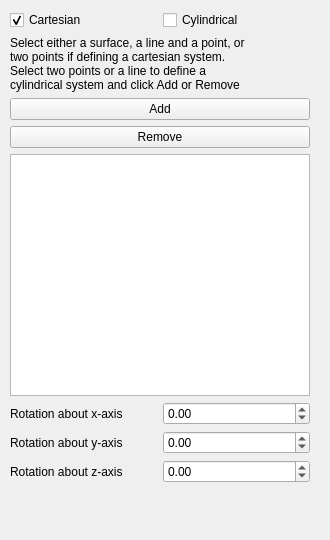
<?xml version="1.0" encoding="UTF-8"?>
<ui version="4.0">
 <class>TaskFemConstraintDisplacement</class>
 <widget class="QWidget" name="TaskFemConstraintDisplacement">
  <property name="enabled">
   <bool>true</bool>
  </property>
  <property name="geometry">
   <rect>
    <x>0</x>
    <y>0</y>
    <width>330</width>
    <height>540</height>
   </rect>
  </property>
  <property name="sizePolicy">
   <sizepolicy hsizetype="Maximum" vsizetype="Maximum">
    <horstretch>3</horstretch>
    <verstretch>80</verstretch>
   </sizepolicy>
  </property>
  <property name="minimumSize">
   <size>
    <width>330</width>
    <height>540</height>
   </size>
  </property>
  <property name="baseSize">
   <size>
    <width>400</width>
    <height>800</height>
   </size>
  </property>
  <property name="windowTitle">
   <string>Prescribed Displacement</string>
  </property>
  <widget class="QWidget" name="layoutWidget">
   <property name="geometry">
    <rect>
     <x>10</x>
     <y>10</y>
     <width>300</width>
     <height>473</height>
    </rect>
   </property>
   <layout class="QVBoxLayout" name="verticalLayout_3">
    <item>
     <layout class="QVBoxLayout" name="verticalLayout">
      <item>
       <layout class="QHBoxLayout" name="horizontalLayout">
        <item>
         <widget class="QCheckBox" name="checkboxCartesian">
          <property name="text">
           <string>Cartesian</string>
          </property>
          <property name="checked">
           <bool>true</bool>
          </property>
         </widget>
        </item>
        <item>
         <widget class="QCheckBox" name="checkboxCylindrical">
          <property name="text">
           <string>Cylindrical</string>
          </property>
         </widget>
        </item>
       </layout>
      </item>
      <item>
       <widget class="QLabel" name="lbl_info">
        <property name="text">
         <string>Select either a surface, a line and a point, or
two points if defining a cartesian system.
Select two points or a line to define a
cylindrical system and click Add or Remove</string>
        </property>
        <property name="alignment">
         <set>Qt::AlignJustify|Qt::AlignVCenter</set>
        </property>
        <property name="wordWrap">
         <bool>false</bool>
        </property>
       </widget>
      </item>
      <item>
       <widget class="QPushButton" name="btnAdd">
        <property name="text">
         <string>Add</string>
        </property>
       </widget>
      </item>
      <item>
       <widget class="QPushButton" name="btnRemove">
        <property name="text">
         <string>Remove</string>
        </property>
       </widget>
      </item>
      <item>
       <widget class="QListWidget" name="lw_references">
        <property name="sizePolicy">
         <sizepolicy hsizetype="MinimumExpanding" vsizetype="MinimumExpanding">
          <horstretch>0</horstretch>
          <verstretch>0</verstretch>
         </sizepolicy>
        </property>
        <property name="minimumSize">
         <size>
          <width>0</width>
          <height>100</height>
         </size>
        </property>
       </widget>
      </item>
     </layout>
    </item>
    <item>
     <layout class="QVBoxLayout" name="verticalLayout_2">
      <item>
       <layout class="QHBoxLayout" name="horizontalLayout_2">
        <item>
         <widget class="QLabel" name="dispx">
          <property name="text">
           <string>Rotation about x-axis</string>
          </property>
         </widget>
        </item>
        <item>
         <widget class="QDoubleSpinBox" name="spinxDisplacement">
          <property name="minimum">
           <double>-99999.000000000000000</double>
          </property>
          <property name="maximum">
           <double>99999.000000000000000</double>
          </property>
          <property name="value">
           <double>0.000000000000000</double>
          </property>
         </widget>
        </item>
       </layout>
      </item>
      <item>
       <layout class="QHBoxLayout" name="horizontalLayout_3">
        <item>
         <widget class="QLabel" name="dispy">
          <property name="text">
           <string>Rotation about y-axis</string>
          </property>
         </widget>
        </item>
        <item>
         <widget class="QDoubleSpinBox" name="spinyDisplacement">
          <property name="minimum">
           <double>-99999.000000000000000</double>
          </property>
          <property name="maximum">
           <double>99999.000000000000000</double>
          </property>
          <property name="value">
           <double>0.000000000000000</double>
          </property>
         </widget>
        </item>
       </layout>
      </item>
      <item>
       <layout class="QHBoxLayout" name="horizontalLayout_4">
        <item>
         <widget class="QLabel" name="dispz">
          <property name="text">
           <string>Rotation about z-axis</string>
          </property>
         </widget>
        </item>
        <item>
         <widget class="QDoubleSpinBox" name="spinzDisplacement">
          <property name="minimum">
           <double>-99999.000000000000000</double>
          </property>
          <property name="maximum">
           <double>99999.000000000000000</double>
          </property>
          <property name="value">
           <double>0.000000000000000</double>
          </property>
         </widget>
        </item>
       </layout>
      </item>
     </layout>
    </item>
   </layout>
  </widget>
 </widget>
 <resources/>
 <connections/>
</ui>
